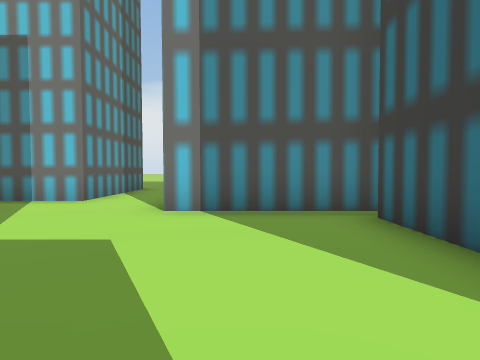
View 1 (above)

24 first-person views from a walk through a 3-D level made in the Unity game engine. The camera is 1.4 m above the floor, tilts 2° down and sees 80° across. The floor is counted in squares, 2.25 m on a side. Each view is taken from the middle of a square. On the plan, view 1 faces up. The plan holds only what a view shows up to about 9 squares ahead; the rest is blank. The place goes on beyond the plan. The player character is not drawn. Some animated figures are not drawn.

View 2
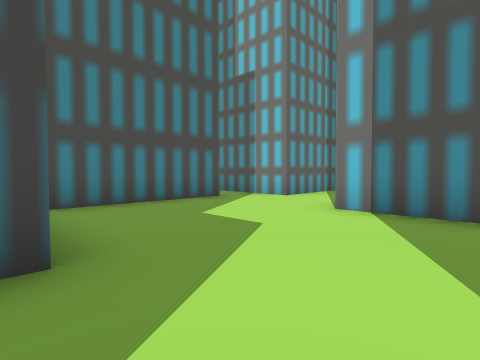

View 3
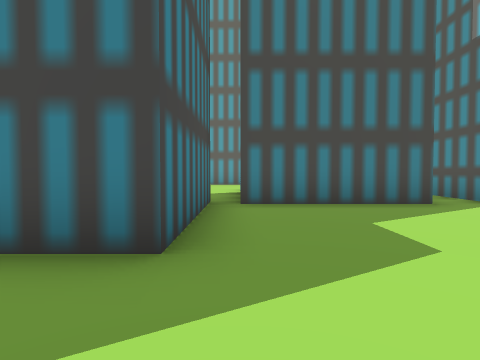

View 4
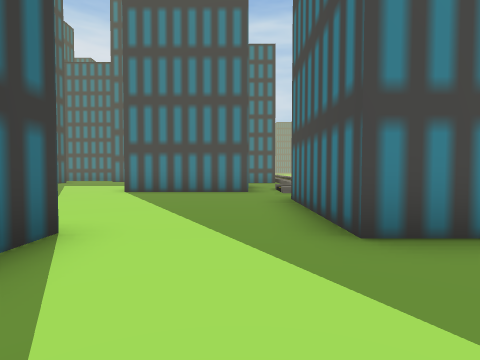

View 5
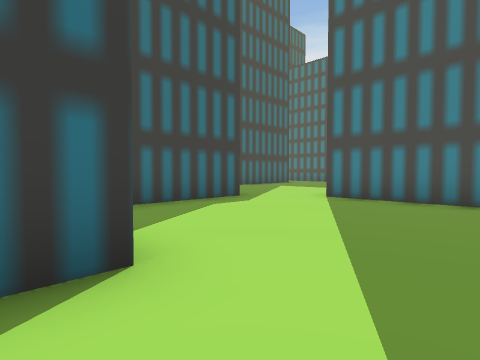

View 6
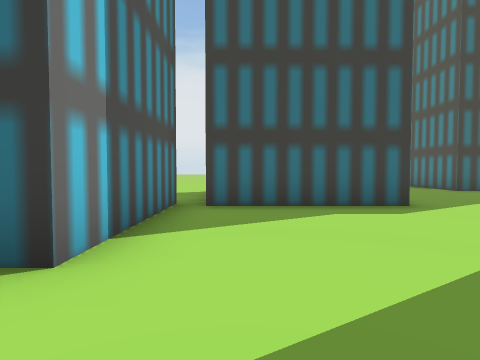

View 7
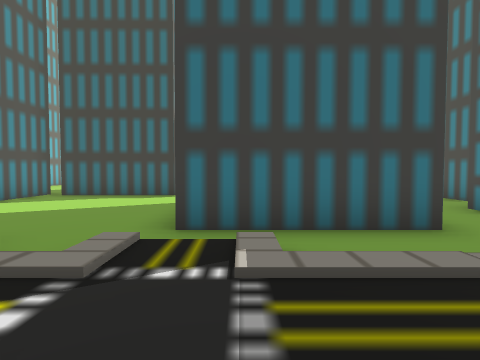

View 8
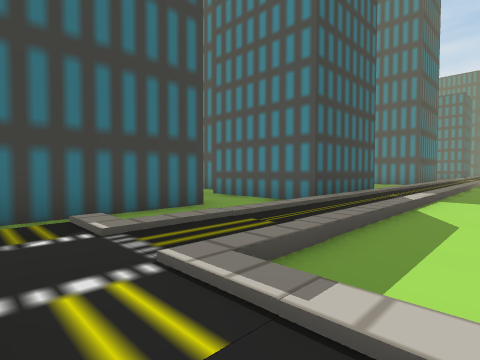

View 9
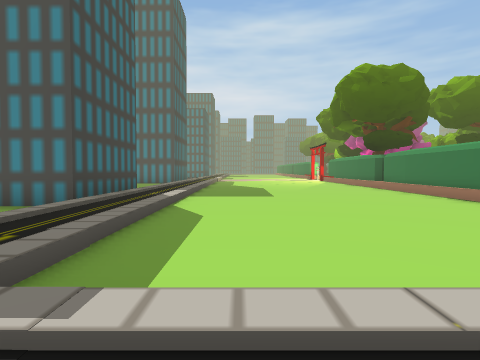

View 10
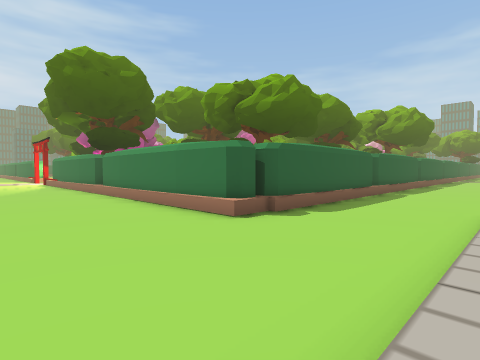

View 11
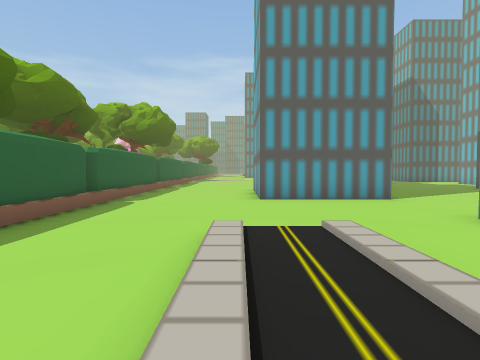

View 12
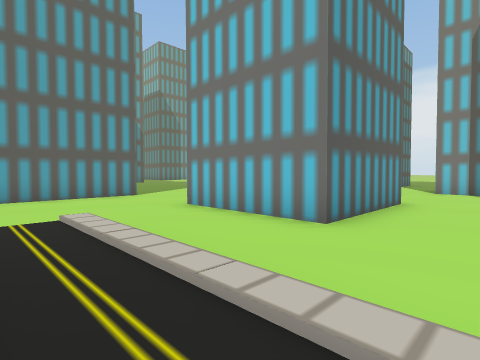

View 13
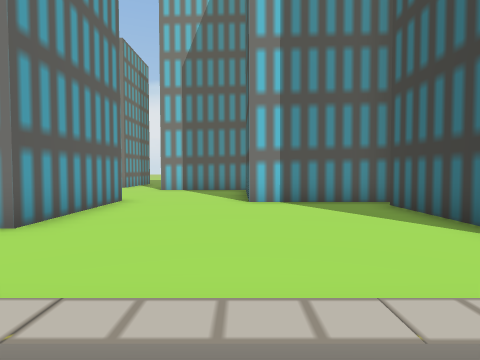

View 14
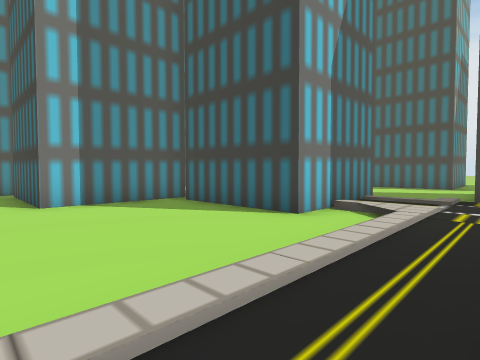

View 15
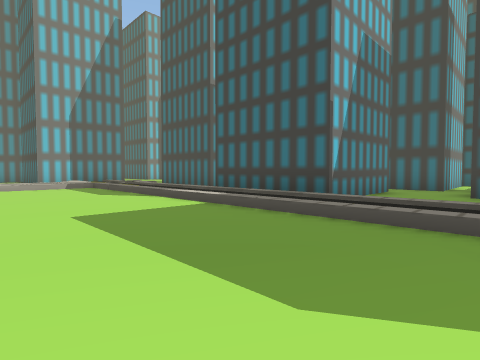

View 16
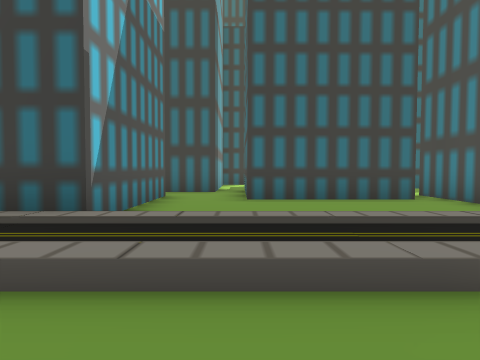

View 17
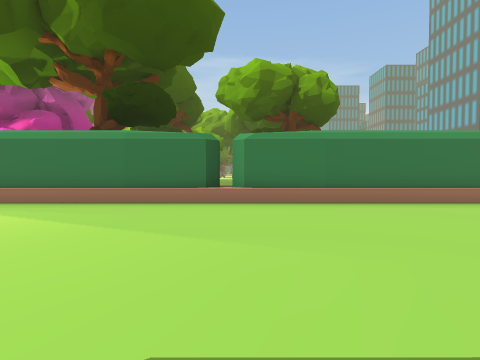

View 18
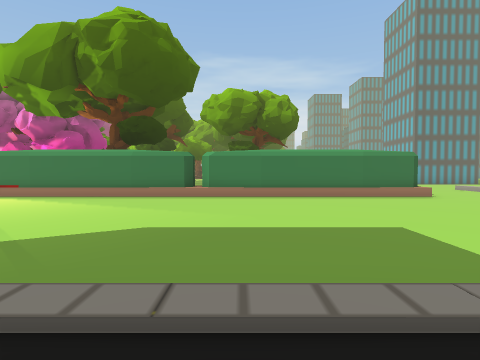

View 19
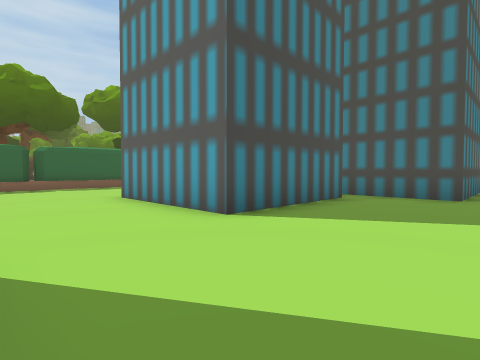

View 20
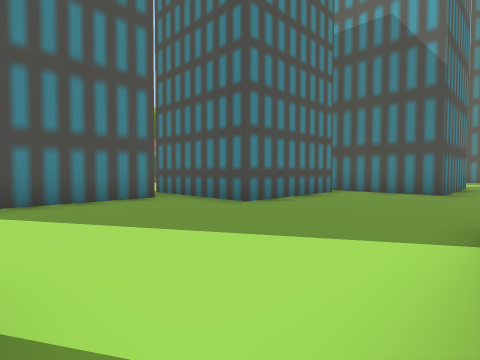

View 21
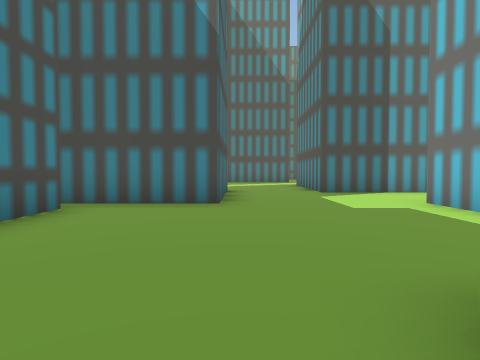

View 22
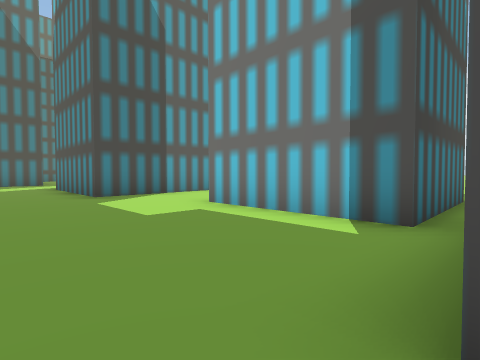

View 23
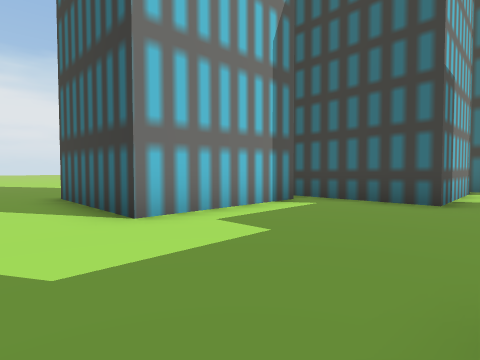

View 24
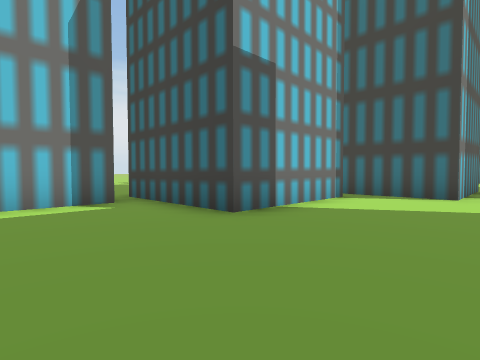

### Floor plan
Key: @ floor where view 1 was taken; # wall or solid block; . floor; / step, stairs or slope; O other object.
Columns run from 30 left of view 1 to 7 right of it. Each row starts with its distance up from view 1.
  9  O .O  O.                  O
  8  O..O  O.                  O.
  7  O..OOOOO                  O.
  6 OO......O          OO O OOOO.
  5 ........O          .. .  ....OOOO
  4 ........OOOO.O     .. O   O......
  3 .............O     ...O   O.....O
  2 OOOO.........OOOO  ...O   O.....O
  1    O............   O..OOOOO.....O
  0    O.OOOO.......   O......OOOO@.OOOO
 -1         O.......   O......O  O.....O
 -2         OOOOO...OOOO......O  O.....O
 -3         O   O.............OOOO.....O
 -4             O.............///......O
 -5            OO..../////////////OOOO....
 -6            ....../////////////O   ....
 -7            ................//.O   ..
 -8            ................//.O
 -9            ................//...
-10            #########.......//....
-11                    #.......//OOOO.
-12                    #.......//O   OO
-13                    #.......//O
-14              OO    #.......//OOOOO
-15                    #.......//....OO
-16                    #.......//..OOOO
-17                    #.......//..O
-18                    #...... //..O
-19                   O#.....   /..O

Where each view was taken, in squares from view 1:
view 1: 0 up, 0 right, facing up
view 2: 0 up, 1 right, facing up-left
view 3: 1 up, 1 right, facing left
view 4: 3 up, 0 right, facing down
view 5: 1 up, 0 right, facing down-right
view 6: 1 down, 0 right, facing right
view 7: 6 down, 4 left, facing right
view 8: 5 down, 5 left, facing down-right
view 9: 5 down, 5 left, facing down
view 10: 6 down, 7 left, facing down-left
view 11: 6 down, 10 left, facing left
view 12: 6 down, 9 left, facing up-left
view 13: 6 down, 8 left, facing up
view 14: 6 down, 9 left, facing up-right
view 15: 17 down, 7 left, facing up-right
view 16: 16 down, 5 left, facing right
view 17: 16 down, 5 left, facing left
view 18: 15 down, 2 left, facing left
view 19: 1 up, 15 left, facing down-left
view 20: 4 up, 18 left, facing down-left
view 21: 3 up, 21 left, facing left
view 22: 3 up, 22 left, facing up-left
view 23: 3 up, 28 left, facing up-right
view 24: 1 up, 25 left, facing up-right
